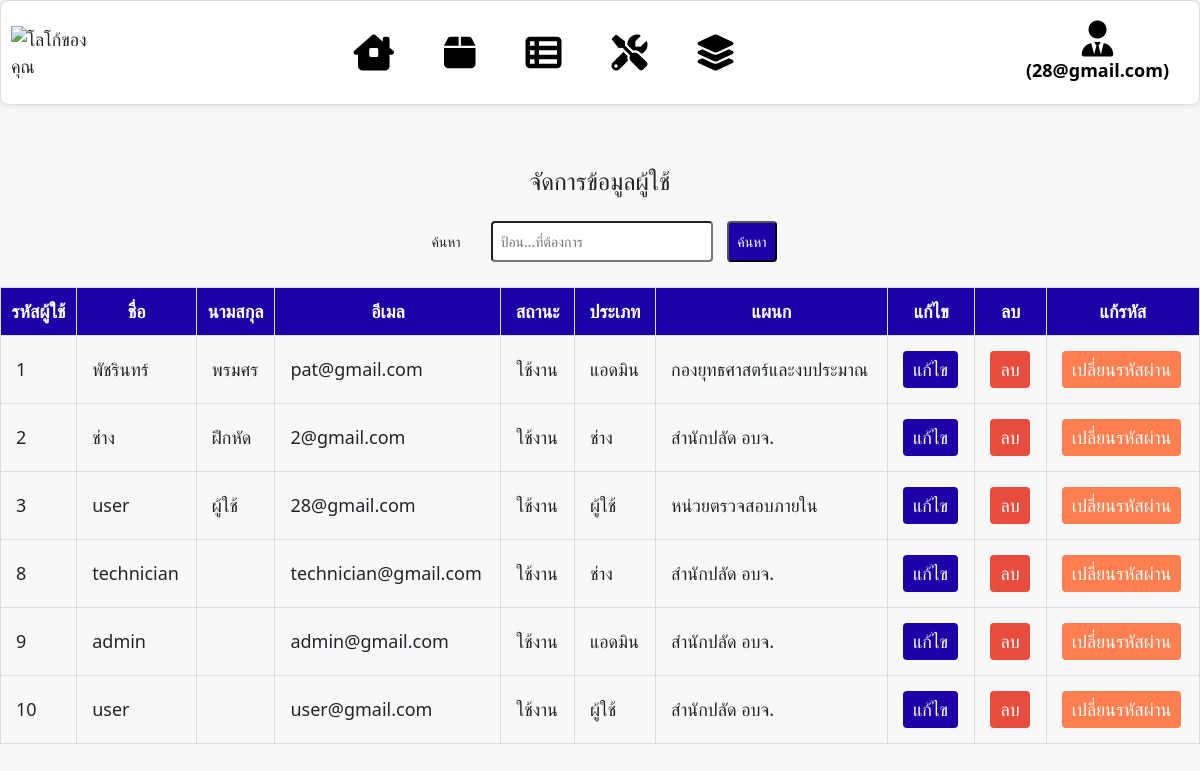
Page /admin/manage_users.php (signed in) on the committed database.
### tables this page shows
CREATE TABLE `users` (
  `u_id` int(11) NOT NULL,
  `u_fname` varchar(255) NOT NULL,
  `u_lname` varchar(255) NOT NULL,
  `u_email` varchar(255) NOT NULL,
  `u_password` varchar(255) NOT NULL,
  `u_status` enum('ใช้งาน','ไม่ได้ใช้งาน') NOT NULL,
  `u_type` enum('ช่าง','แอดมิน','ผู้ใช้') NOT NULL,
  `u_dp_id` int(11) NOT NULL
);

CREATE TABLE `department` (
  `dp_id` int(11) NOT NULL,
  `dp_name` varchar(255) NOT NULL
);

### admin/manage_users.php (the view, shortened to what this page needs)
<?php include 'public/layout.php'; ?>
<!DOCTYPE html>
<html lang="en">
<head>
</head>
<body>
<center><h4>จัดการข้อมูลผู้ใช้</h4></center>
<form method="get" action="<?php echo htmlspecialchars($_SERVER["PHP_SELF"]); ?>">
    <label for="search">ค้นหา &nbsp;</label>
    <input type="text" id="search" name="search" placeholder="ป้อน...ที่ต้องการ">
    <input type="submit" value="ค้นหา">
</form>
<?php
$servername = "localhost";
$username = "root";
$password = "";
$dbname = "repair";
$conn = new mysqli($servername, $username, $password, $dbname);
$sql = "SELECT users.u_id, users.u_fname, users.u_lname, users.u_email, users.u_status, users.u_type, department.dp_name
        FROM users
        INNER JOIN department ON users.u_dp_id = department.dp_id";
$result = $conn->query($sql);
if ($result->num_rows > 0) {
    echo "<table border='1'>";
    echo "<tr><th>รหัสผู้ใช้</th><th>ชื่อ</th><th>นามสกุล</th><th>อีเมล</th><th>สถานะ</th><th>ประเภท</th><th>แผนก</th><th>แก้ไข</th><th>ลบ</th><th>แก้รหัส</th></tr>";
    while ($row = $result->fetch_assoc()) {
        echo "<tr>";
        echo "<td>" . $row["u_id"] . "</td>";
        echo "<td>" . $row["u_fname"] . "</td>";
        echo "<td>" . $row["u_lname"] . "</td>";
        echo "<td>" . $row["u_email"] . "</td>";
        echo "<td>" . $row["u_status"] . "</td>";
        echo "<td>" . $row["u_type"] . "</td>";
        echo "<td>" . $row["dp_name"] . "</td>";
        echo "<td><a href='edit_manage_users.php?id={$row['u_id']}'><button style='background-color: #1b02a8; color: white; padding: 5px 10px; border: none; border-radius: 4px; cursor: pointer; transition: background-color 0.3s;'>แก้ไข</button></a></td>";
        echo "<td><a href='#' onclick='deleteusers({$row['u_id']})'><button style='background-color: #e74c3c; color: white; padding: 5px 10px; border: none; border-radius: 4px; cursor: pointer; transition: background-color 0.3s;'>ลบ</button></a></td>";
        echo "<td><a href='../forgot_password.php?id={$row['u_id']}'><button style='background-color: #FF7F50; color: white; padding: 5px 10px; border: none; border-radius: 4px; cursor: pointer; transition: background-color 0.3s;'>เปลี่ยนรหัสผ่าน</button></a></td>";
        echo "</tr>";
    }
    echo "</table>";
} else {
    echo "ไม่พบข้อมูลผู้ใช้";
}
?>
</body>
</html>

### admin/public/layout.php (shortened to what this page needs)
<?php
$user = null;
if (isset($_SESSION['u_id'])) {
   $servername = "localhost";
    $username = "root";
    $password = "";
    $dbname = "repair";
    $conn = new mysqli($servername, $username, $password, $dbname);
    $u_id = $_SESSION['u_id'];
    $sql = "SELECT * FROM users WHERE u_id = $u_id";
    $result = $conn->query($sql);
    if ($result->num_rows > 0) {
        $user = $result->fetch_assoc();
    }
}
?>
<!DOCTYPE html>
<html lang="en">
<head>
    <link rel="stylesheet" href="https://cdnjs.cloudflare.com/ajax/libs/font-awesome/6.0.0/css/all.min.css">
    <link href="https://cdn.jsdelivr.net/npm/bootstrap@5.3.1/dist/css/bootstrap.min.css" rel="stylesheet">
</head>
<body>
    <header>
<nav>
<img src="../upload_files/uploads/ตรา.อบจ.png" alt="โลโก้ของคุณ" style="width: 80px; ">
<div>
    <div class="dropdown">
        <a href="admin_dashboard.php"><i class="fa-solid fa-house-chimney-window fa-2x"></i></a>
    </div>
    <div class="dropdown">
        <a href="material_types.php"><i class="fa-solid fa-box fa-2x"></i></a>
    </div>
    <div class="dropdown">
        <a href="equipment_types_table.php"><i class="fa-solid fa-table-list fa-2x"></i></a>
    </div>
    <div class="dropdown">
        <a href="repair_requests.php"><i class="fa-solid fa-screwdriver-wrench fa-2x"></i></a>
    </div>
    <div class="dropdown">
        <a href="display_assets.php"><i class="fa-solid fa-layer-group fa-2x"></i></a>
    </div>
</div>
    <div class="dropdown">
            <?php if ($user): ?>
            <div class="dropdown">
            <a href="#" class="dropbtn"><i class="fa-solid fa-user-tie fa-2x"></i>(<?php echo $user['u_email']; ?>)</a>
            </div>
            <?php else: ?>
            <?php endif; ?>
        </div>
    </nav>
    </header>
    <br><br><br>
    <br><br>
</body>
</html>

### admin/public/layout.php (style rules this page uses)
body { margin: 0; padding: 0; font-family: 'Segoe UI', Tahoma, Geneva, Verdana, sans-serif; background-color: #f8f8f8; font-size: 18px; }
header { margin-bottom: 10%; }
body { padding-top: 20px; }
nav { background-color: #fff; margin: auto; padding: 10px; display: flex; justify-content: space-between; border: 1px solid #ddd; border-radius: 8px; align-items: center; box-shadow: 0 0 10px rgba(0, 0, 0, 0.1); }
nav a { text-decoration: none; color: black; padding: 10px; border-radius: 5px; transition: background-color 0.3s, color 0.3s; font-weight: bold; position: relative; overflow: hidden; margin-bottom: 5px; display: flex; flex-direction: column; align-items: center; }
nav div { display: flex; }
nav { position: fixed; top: 0; width: 100%; z-index: 1000; }
nav a { display: flex; flex-direction: column; align-items: center; text-align: left; margin: 0 10px; margin-right: 20px; }
nav a::before { content: ""; position: absolute; width: 100%; height: 3px; background-color: #1b02a8; bottom: 0; left: 0; transform: scaleX(0); transform-origin: bottom right; transition: transform 0.3s; }
.dropdown { position: relative; display: inline-block; }
.dropbtn { text-decoration: none; color: black; padding: 10px; border-radius: 5px; transition: background-color 0.3s, color 0.3s; margin: 0 10px; font-weight: bold; position: relative; overflow: hidden; }
header { margin-bottom: 1%; }

### admin/manage_users.php (style rules this page uses)
table { width: 100%; border-collapse: collapse; margin-top: 20px; }
th, td { border: 1px solid #ddd; padding: 15px; text-align: left; }
th { background-color: #1b02a8; color: white; padding: 10px; text-align: center; }
form { text-align: center; margin-top: 20px; }
label, input, input[type="submit"] { font-size: 14px; margin: 5px; padding: 8px; border-radius: 4px; }
input[type="submit"] { background-color: #1b02a8; color: #fff; cursor: pointer; transition: background-color 0.3s, color 0.3s; }

### rows in the picture
users: u_email "28@gmail.com", u_id "3", u_fname "user", u_lname "ผู้ใช้", u_status "ใช้งาน", u_type "ผู้ใช้", u_dp.dp_name "หน่วยตรวจสอบภายใน"
users: u_id "1", u_fname "พัชรินทร์", u_lname "พรมศร", u_email "pat@gmail.com", u_status "ใช้งาน", u_type "แอดมิน", u_dp.dp_name "กองยุทธศาสตร์และงบประมาณ"
users: u_id "2", u_fname "ช่าง", u_lname "ฝึกหัด", u_email "2@gmail.com", u_status "ใช้งาน", u_type "ช่าง", u_dp.dp_name "สำนักปลัด อบจ."
users: u_id "8", u_fname "technician", u_email "technician@gmail.com", u_status "ใช้งาน", u_type "ช่าง", u_dp.dp_name "สำนักปลัด อบจ."
users: u_id "9", u_fname "admin", u_email "admin@gmail.com", u_status "ใช้งาน", u_type "แอดมิน", u_dp.dp_name "สำนักปลัด อบจ."
users: u_id "10", u_fname "user", u_email "user@gmail.com", u_status "ใช้งาน", u_type "ผู้ใช้", u_dp.dp_name "สำนักปลัด อบจ."
